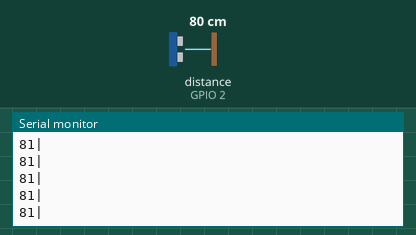
A sketch run on a simulated ESP32. Shown: the last lines printed to the serial monitor. The inputs (shaded band) are chosen by the test bench; at power-on: distance to the obstacle (sensor on GPIO 2) 80 cm. The echo pulse lasts 58.3 µs per cm.

Above: at 1.2 s.
1.3 s: distance to the obstacle (sensor on GPIO 2) set to 2 cm
At 2.3 s:
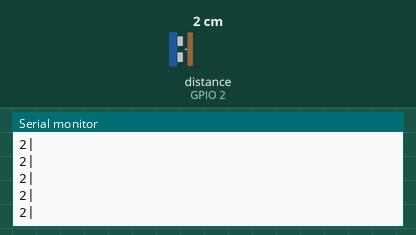
2.8 s: distance to the obstacle (sensor on GPIO 2) set to 4 cm
At 3.5 s:
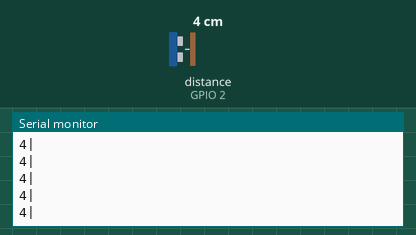
Timing chart, 0 to 5.8 s (numbered marks = the images above; inputs shaded):
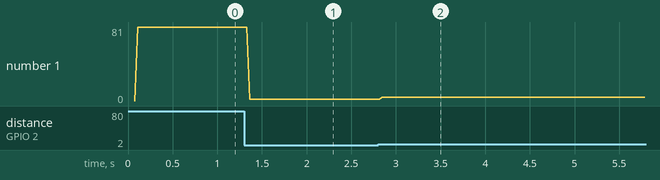

The sketch:

ThreePinNewPing.ino
```cpp
#include <NewPing.h>

#define SONAR_NUM     1 // Number of sensors.
#define MAX_DISTANCE 200 // Maximum distance (in cm) to ping.
#define PING_INTERVAL 33 // Milliseconds between sensor pings (29ms is about the min to avoid cross-sensor echo).

class ThreePinNewPing: public NewPing
{
    public:
        ThreePinNewPing(uint8_t pin) : NewPing(pin,pin,MAX_DISTANCE) {}
};

unsigned long pingTimer[SONAR_NUM]; // Holds the times when the next ping should happen for each sensor.
unsigned int cm[SONAR_NUM];         // Where the ping distances are stored.
uint8_t currentSensor = 0;          // Keeps track of which sensor is active.


//Anything from 2 - 13 on your board is fine
ThreePinNewPing sonar[SONAR_NUM] = {
  ThreePinNewPing(2),
  //ThreePinNewPing(8),
};


void setup() {
  Serial.begin(9600);
  Serial.flush();
  pingTimer[0] = millis() + 75;           // First ping starts at 75ms, gives time for the Arduino to chill before starting.
  for (uint8_t i = 1; i < SONAR_NUM; i++) // Set the starting time for each sensor.
    pingTimer[i] = pingTimer[i - 1] + PING_INTERVAL;

}

void loop() {
  for (uint8_t i = 0; i < SONAR_NUM; i++) { // Loop through all the sensors.
    if (millis() >= pingTimer[i]) {         // Is it this sensor's time to ping?
      pingTimer[i] += PING_INTERVAL * SONAR_NUM;  // Set next time this sensor will be pinged.
      if (i == 0 && currentSensor == SONAR_NUM - 1) oneSensorCycle(); // Sensor ping cycle complete, do something with the results.
      sonar[currentSensor].timer_stop();          // Make sure previous timer is canceled before starting a new ping (insurance).
      currentSensor = i;                          // Sensor being accessed.
      cm[currentSensor] = 0;                      // Make distance zero in case there's no ping echo for this sensor.
      sonar[currentSensor].ping_timer(echoCheck); // Do the ping (processing continues, interrupt will call echoCheck to look for echo).
    }
  }
}
void echoCheck() { // If ping received, set the sensor distance to array.
  if (sonar[currentSensor].check_timer())
    cm[currentSensor] = sonar[currentSensor].ping_result / US_ROUNDTRIP_CM;
}

void oneSensorCycle() { // Sensor ping cycle complete, do something with the results.
  // The following code would be replaced with your code that does something with the ping results.
  for (uint8_t i = 0; i < SONAR_NUM; i++) {
    //Serial.print(i);
    //Serial.print("=");
    Serial.print(cm[i]);
    Serial.print("|  ");
    //Serial.print("cm ");
  }
  Serial.println();
}
```

Measured:
- after the input at 1.3 s, the serial monitor: prints a new line after 0.06 s (image 1)
- after the input at 2.8 s, the serial monitor: prints a new line after 0.05 s (image 2)
- plotted number 1: 81 → 2 after the input at 1.3 s, 2 → 4 after the input at 2.8 s
